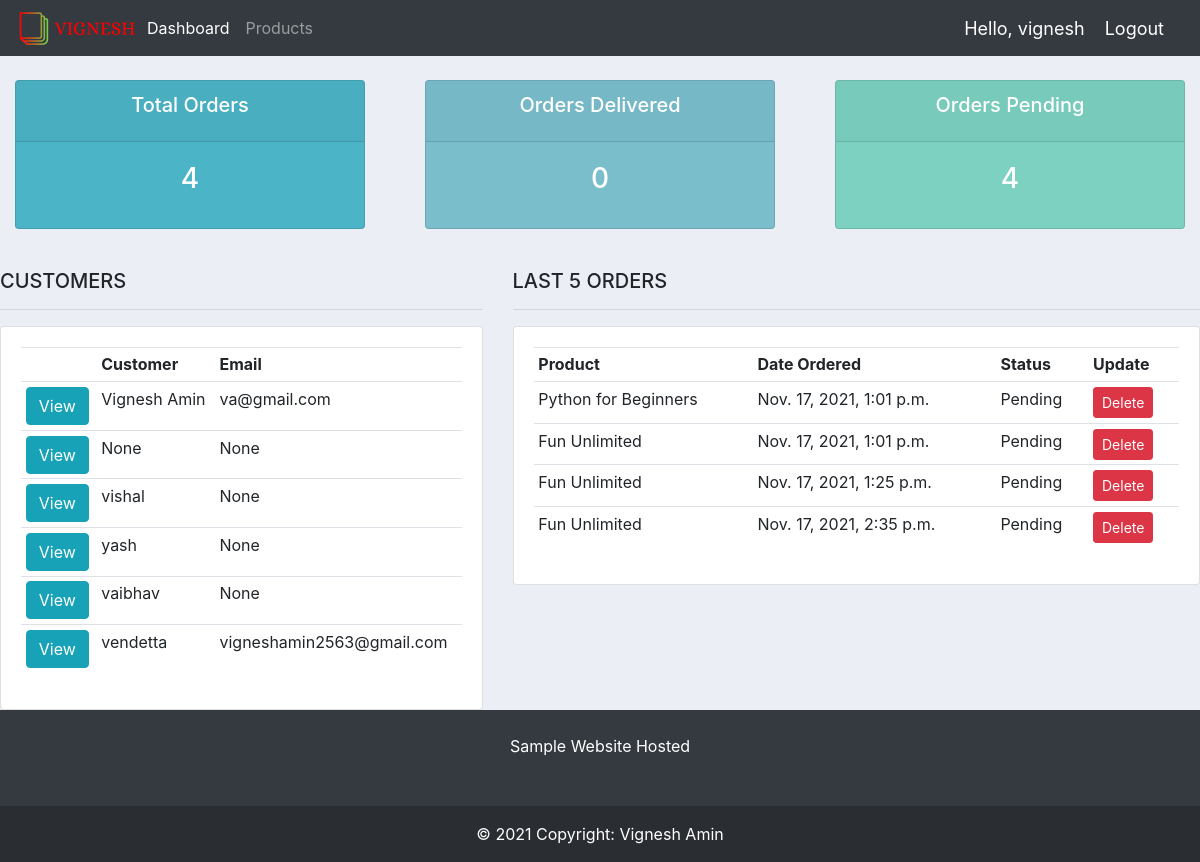
The app's page / (signed in) with its own data.
### library/models.py (models this page shows, shortened)
class Customer(models.Model):
    user = models.OneToOneField(User, null=True,blank=True, on_delete=models.CASCADE)
    name = models.CharField(max_length=200, null=True)
    email = models.CharField(max_length=200, null=True)
    profile_pic = models.ImageField(default="profile1.png", null=True, blank=True)
    date_created = models.DateTimeField(auto_now_add=True, null=True)

class Order(models.Model):
    STATUS = (
        ('Pending', 'Pending'),
        ('Out for Delivery', 'Out for Delivery'),
        ('Delivered', 'Delivered'),
        ('Returned','Returned'),
    )
    customer = models.ForeignKey(Customer, null=True, on_delete = models.SET_NULL)
    product = models.ForeignKey(Product, null=True, on_delete = models.SET_NULL)
    date_created = models.DateTimeField(auto_now_add=True, null=True)
    status = models.CharField(max_length=200,default="Pending", null=True, choices=STATUS)
    note = models.CharField(max_length=1000, null=True)

class Product(models.Model):
    CATEGORY = (
        ('Romantic','Romantic'),
        ('Horror','Horror'),
        ('Comedy','Comedy'),
        ('Comic','Comic'),
        ('Education', 'Education'),
        ('Mystery','Mystery'),
        ('Fantasy','Fantasy'),
        ('Historical Fiction','Historical Fiction'),
        ('Science Fiction','Science Fiction'),
        ('Autobiography','Autobiography'),
        ('Cook Book','Cook Book'),
        ('Others','Others'),
    )
    name = models.CharField(max_length=200, null=True)
    price = models.FloatField(null=True)
    category = models.CharField(max_length=200, null=True, choices=CATEGORY)
    description = models.CharField(max_length=200, null=True, blank=True)
    date_created = models.DateTimeField(auto_now_add=True, null=True)
    tags = models.ManyToManyField(Tag)
    def __str__(self):
        return self.name

### library/decorators.py (the view)
    def wrapper_function(request, *args, **kwargs):
        group = None
        if request.user.groups.exists():
            group = request.user.groups.all()[0].name
        if group == 'customer':
            return redirect('user-page')
        if group == 'admin':
            return view_func(request, *args, **kwargs)

### library/views.py (called while the page is built)
@login_required(login_url='login')
@admin_only
def home(request):
    orders = Order.objects.all()
    customers = Customer.objects.all()
    total_customers = customers.count()
    total_orders = orders.count()
    delivered = orders.filter(status='Delivered').count()
    pending = orders.filter(status='Pending').count()
    context = {'orders':orders, 'customers':customers,
               'total_customer':total_customers,'total_orders':total_orders,
               'delivered':delivered,'pending':pending}
    return render(request, 'library/dashboard.html', context)

### library/templates/library/dashboard.html
{% extends 'library/main.html' %}
{% block content %}
{%  include 'library/status.html' %}
<br>
<div class="row">
	<div class="col-md-5">
		<h5>CUSTOMERS</h5>
		<hr>
		<div class="card card-body">
			<table class="table table-sm">
				<tr>
					<th></th>
					<th>Customer</th>
					<th>Email</th>
				</tr>
				{% for customer in customers %}
					<tr>
						<th><a class="btn btn-info" href="{% url 'customer' customer.id %}">View</a></th>
						<td>{{ customer.name }}</td>
						<td>{{ customer.email }}</td>
					</tr>
				{% endfor %}
			</table>
		</div>
	</div>
	<div class="col-md-7">
		<h5>LAST 5 ORDERS</h5>
		<hr>
		<div class="card card-body">
			<table class="table table-sm">
				<tr>
					<th>Product</th>
					<th>Date Ordered</th>
					<th>Status</th>
					<th>Update</th>
				</tr>
				{% for order in orders %}
					<tr>
						<td>{{ order.product }}</td>
						<td>{{ order.date_created }}</td>
						<td>{{ order.status }}</td>
						<td><a class="btn btn-primary  btn-sm btn-danger" href="{% url 'delete_order' order.id %}">Delete</a></td>
					</tr>
				{% endfor %}
			</table>
		</div>
	</div>
</div>
{% endblock %}

### library/templates/library/main.html (shortened to what this page needs)
{% load static %}
<!DOCTYPE html>
<html lang="en">
<head>
    <link rel="stylesheet" href="https://stackpath.bootstrapcdn.com/bootstrap/4.3.1/css/bootstrap.min.css">
    <link rel="stylesheet" type="text/css" href="{% static '/css/main.css' %}">
    <link rel="stylesheet" type="text/css" href="{% static '/css/nav.css' %}">
    <link rel="stylesheet" type="text/css" href="{% static '/css/libset.css' %}">
</head>
<body>
    {% include 'library/navbar.html' %}
    {% block content %}
    {% endblock %}
<footer class="bg-dark text-center text-white">
  <div class="container p-4">
    <section class="mb-4">
      <p>Sample Website Hosted </p>
    </section>
  </div>
  <div class="text-center p-3" style="background-color: rgba(0, 0, 0, 0.2);">
    © 2021 Copyright:
    <a class="text-white" href="https://mdbootstrap.com/">Vignesh Amin</a>
  </div>
</footer>
</body>
</html>

### library/templates/library/navbar.html (shortened to what this page needs)
{% load static %}
<nav class="navbar navbar-expand-lg navbar-dark bg-dark">
  <img src="{% static 'images/logo.png' %}">
  <div class="collapse navbar-collapse" id="navbarNav">
    <ul class="navbar-nav">
      {% if request.user.is_staff %}
      <li class="nav-item active">
        <a class="nav-link" href="{% url 'home' %}">Dashboard</a>
      </li>
      <li class="nav-item">
        <a class="nav-link" href="{% url 'products' %}">Products</a>
      </li>
      {% endif %}
    </ul>
  </div>
  <span class="hello-msg">Hello, {{ request.user }}</span>
  <span><a class="hello-msg" href="{% url 'logout' %}">Logout</a> </span>
</nav>

### library/templates/library/status.html
<br>
<div class="row">
	<div class="col">
		<div class="col-md">
			<div class="card text-center text-white  mb-3" id="total-orders">
			  	<div class="card-header">
			  		<h5 class="card-title">Total Orders</h5>
			  	</div>
			  	<div class="card-body">
			    	<h3 class="card-title">{{ total_orders }}</h3>
			  	</div>
			</div>
		</div>
	</div>
	<div class="col">
		<div class="col-md">
			<div class="card text-center text-white  mb-3" id="orders-delivered">
			  	<div class="card-header">
			  		<h5 class="card-title">Orders Delivered</h5>
			  	</div>
			  	<div class="card-body">
			    	<h3 class="card-title">{{ delivered }}</h3>
			  	</div>
			</div>
		</div>
	</div>
	<div class="col">
		<div class="col-md">
			<div class="card text-center text-white  mb-3" id="orders-pending">
			  	<div class="card-header">
			  		<h5 class="card-title">Orders Pending</h5>
			  	</div>
			  	<div class="card-body">
			    	<h3 class="card-title">{{ pending }}</h3>
			  	</div>
			</div>
		</div>
	</div>
</div>

### static/css/main.css (style rules this page uses)
body { background-color: #ebeff5; }
#total-orders { background-color: #4cb4c7; }
#orders-delivered { background-color: #7abecc; }
#orders-pending { background-color: #7CD1C0; }

### static/css/nav.css (style rules this page uses)
.hello-msg { font-size:18px; color: #fff; margin-right: 20px; }

### records on screen
Customer: name "Vignesh Amin", email "va@gmail.com"
Customer: name "None", email "None"
Customer: name "vishal", email "None"
Customer: name "yash", email "None"
Customer: name "vaibhav", email "None"
Customer: name "vendetta", email "vigneshamin2563@gmail.com"
Order: product "Python for Beginners", date_created "Nov. 17, 2021, 1:01 p.m.", status "Pending"
Order: product "Fun Unlimited", date_created "Nov. 17, 2021, 1:01 p.m.", status "Pending"
Order: product "Fun Unlimited", date_created "Nov. 17, 2021, 1:25 p.m.", status "Pending"
Order: product "Fun Unlimited", date_created "Nov. 17, 2021, 2:35 p.m.", status "Pending"

### other values on screen
{{ request.user }} "vignesh"
{{ total_orders }} "4"
{{ delivered }} "0"
{{ pending }} "4"
